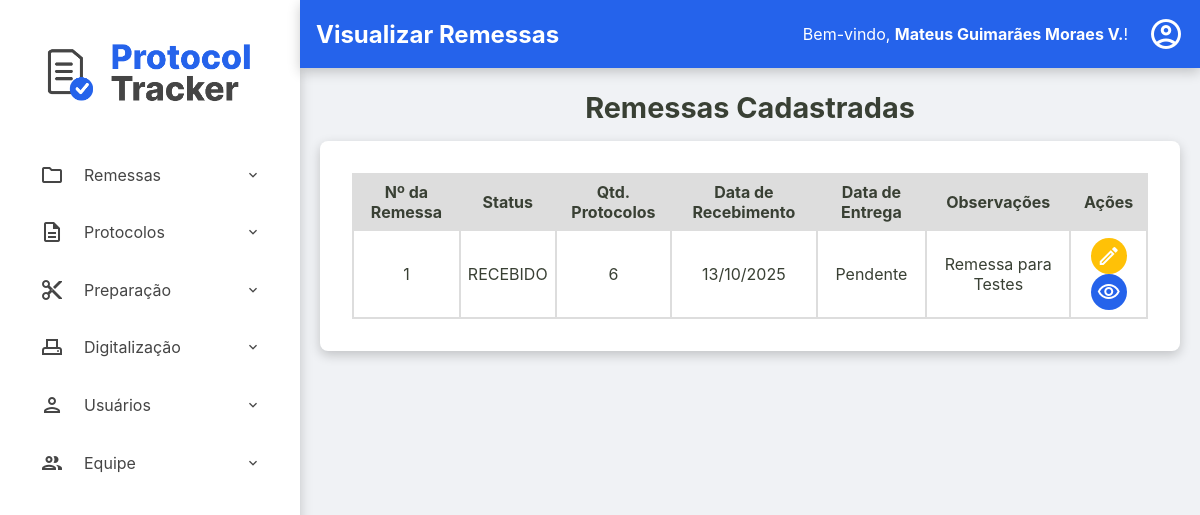
The app's page /admin/remessas/visualizar-remessas (signed in), older data.
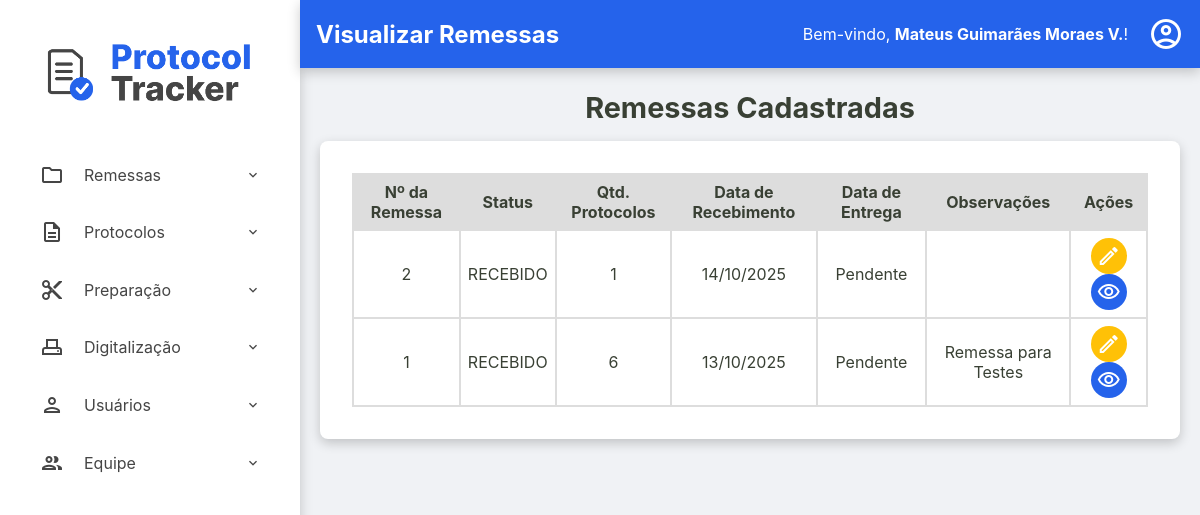
The same page, newer data.
### tables this page shows
CREATE TABLE remessas (
    numero_remessa INTEGER PRIMARY KEY, -- SQLite vai gerenciar o autoincremento aqui
    id TEXT NOT NULL UNIQUE, -- Seu ID de texto continua sendo obrigatório e único
    data_recebimento TEXT NOT NULL,
    data_entrega TEXT NULL,
    status TEXT NOT NULL DEFAULT 'RECEBIDO',
    quantidade_protocolos INTEGER NULL CHECK (quantidade_protocolos >= 0),
    id_administrador INTEGER NOT NULL,
    observacoes TEXT NULL,
    FOREIGN KEY (id_administrador) REFERENCES usuarios (id)
  );

### src/Controller/Admin/RemessaController.php (called while the page is built, shortened)
<?php
class RemessaController
{
    public function exibirRemessas(?string $erro = null)
    {
        try {
            $listaRemessas = $this->remessaRepository->all();
            require __DIR__ . '/../../../templates/admin/visualizar-remessas.php';
        } catch (Exception $e) {
            $this->home($e->getMessage());
        }
    }
}

### src/Repository/RemessaRepository.php (called while the page is built, shortened)
<?php
class RemessaRepository implements RemessaRepositoryInterface
{
    private PDO $connection;
    public function __construct(PDO $connection)
    {
        $this->connection = $connection;
    }
    public function all(): array
    {
        $sqlQuery = "SELECT * FROM remessas ORDER BY data_recebimento DESC;";
        $stmt = $this->connection->query($sqlQuery);
        return $this->hidrataLista($stmt);
    }
    private function hidrataLista(PDOStatement $stmt): array
    {
        $listaDeRemessas = [];
        while($dadosRemessa = $stmt->fetch()){
            $listaDeRemessas[] = Remessa::fromArray($dadosRemessa);
        }
        return $listaDeRemessas;
    }
}

### src/Model/Remessa.php (called while the page is built, shortened)
<?php
class Remessa {
    public function getId(): string { return $this->id; }
    public function getNumeroRemessa(): int { return $this->numero_remessa; }
    public function getDataRecebimento(): DateTimeImmutable { return $this->data_recebimento; }
    public function getDataEntrega(): ?DateTimeImmutable { return $this->data_entrega; }
    public function getStatus(): string { return $this->status; }
    public function getQuantidadeProtocolos(): ?int { return $this->quantidade_protocolos; }
    public function getObservacoes(): ?string { return $this->observacoes; }
    public static function fromArray(array $array): self
    {
        try {
            $data_recebimento = new DateTimeImmutable($array['data_recebimento']);
            $data_entrega = isset($array['data_entrega']) ? new DateTimeImmutable($array['data_entrega']) : null;
        } catch (Exception $e) {
            throw new Exception("Falha ao criar data");
        }
        return new self(
            $array['id'],
            (int) $array['numero_remessa'] ?? null,
            $data_recebimento,
            $data_entrega,
            $array['status'],
            isset($array['quantidade_protocolos']) ? (int)$array['quantidade_protocolos'] : null,
            (int)$array['id_administrador'],
            $array['observacoes'] ?? null
        );
    }
}

### templates/admin/visualizar-remessas.php (the view, shortened to what this page needs)
<?php require __DIR__ . '/../components/_header.php'; ?>
<h2>Remessas Cadastradas</h2>
<section class="listagem-container">
    <table id="tabela-remessas" class="protocolos-table datatable-js">
        <thead>
            <tr>
                <th>Nº da Remessa</th>
                <th>Status</th>
                <th>Qtd. Protocolos</th>
                <th>Data de Recebimento</th>
                <th>Data de Entrega</th>
                <th>Observações</th>
                <th class="acoes-header">Ações</th>
            </tr>
        </thead>
        <tbody>
            <?php foreach ($listaRemessas as $remessa): ?>
                <tr>
                    <td><?= htmlspecialchars($remessa->getNumeroRemessa()) ?></td>
                    <td><?= htmlspecialchars($remessa->getStatus()) ?></td>
                    <td><?= htmlspecialchars($remessa->getQuantidadeProtocolos() ?? 0) ?></td>
                    <td><?= $remessa->getDataRecebimento() ? $remessa->getDataRecebimento()->format('d/m/Y') : 'N/A' ?></td>
                    <td><?= $remessa->getDataEntrega() ? $remessa->getDataEntrega()->format('d/m/Y') : 'Pendente' ?></td>
                    <td><?= htmlspecialchars($remessa->getObservacoes() ?? '') ?></td>
                    <td class="acoes-cell">
                        <a href="/admin/remessas/editar-remessa?id=<?= htmlspecialchars($remessa->getId()) ?>" class="btn-acao btn-editar" title="Editar Remessa">
                            <span class="material-icons-outlined">edit</span>
                        </a>
                        <a href="/admin/remessas/protocolos?id=<?= htmlspecialchars($remessa->getId()) ?>" class="btn-acao btn-detalhes" title="Ver Detalhes/Protocolos">
                            <span class="material-icons-outlined">visibility</span>
                        </a>
                    </td>
                </tr>
            <?php endforeach; ?>
        </tbody>
    </table>
</section>
<?php require __DIR__ . '/../components/_footer.php'; ?>

Row changes from the older to the newer data that the page shows:
added remessas: numero_remessa "2", status "RECEBIDO", quantidade_protocolos "1", format "14/10/2025", shows "Pendente"
